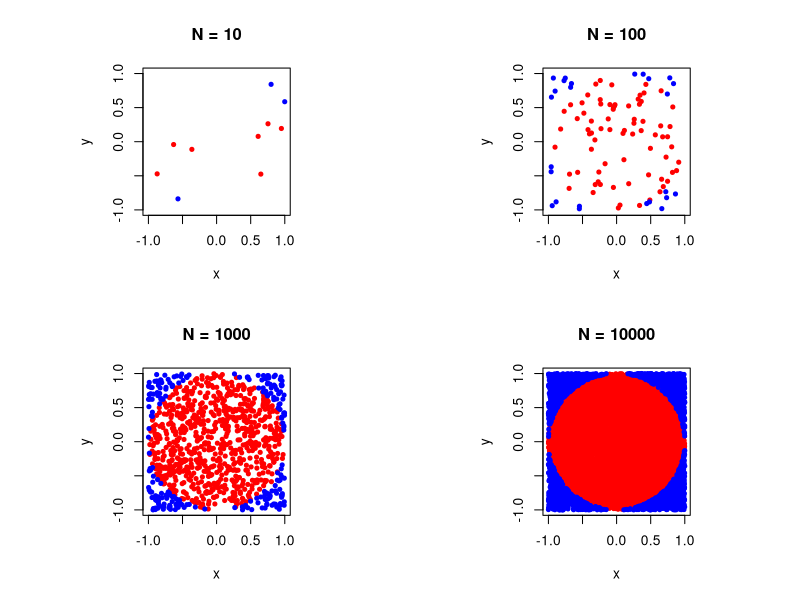

This figure's R source:
#dataistanbul talk - April 5th, 2017
#HS Olmez (c) 2017
# Türkçe açıklamalar: Uzay Çetin

########################################################
# Amaç, istatistik kullanarak
#     pi'nin değerini hesaplamak
########################################################
# N adet nokta üretir
piR <- function(N) {
  x <- runif(N,0,1) # Her noktanın x bileşeni
  y <- runif(N,0,1) # Her noktanın y bileşeni
  
  # orijine olan mesafe
  d <- sqrt(x^2 + y^2) 
  # mesafe, r=1'den küçükse, nokta pi/4'lük alan içinde kalır
  return(4*sum(d<1.0)/N) # pi/4'lük alan içinde kalan nokta sayısı
}
set.seed(7) #for reproducibility
cat(piR(1000),piR(10000),piR(100000),piR(1000000))

#Let's plot the points in and out of the circle
par(mfrow = c(2, 2))
nc <- c(10,100,1000,10000)
for (j in 1:4) {
  xin <- vector(); yin <- vector(); xout <- vector(); yout <- vector()
  x <- runif(nc[j],-1,1) ; y <- runif(nc[j],-1,1)
  for (i in 1:nc[j]) {
    d <- sqrt(x^2 + y^2)
    if (sqrt(x[i]^2 + y[i]^2) < 1.0) {
      xin <- append(xin,x[i]) ; yin <- append(yin,y[i])
    } else {
      xout <- append(xout,x[i]) ; yout <- append(yout,y[i])
    }
  }
  par(pty="s")
  plot(xin,yin, col='red', main=paste("N =",nc[j]), xlab="x", ylab="y", pch=20, xlim=range(-1,1), ylim=range(-1,1))
  points(xout,yout, pch=20, col='blue')
}
